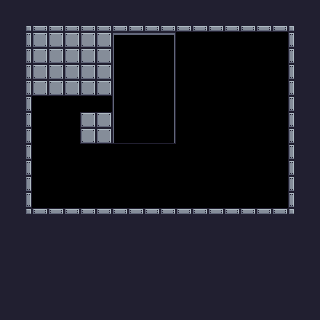

The image is a tile-based game level rendered from a .tmx file. Its description and complete source (layers, tilesets, objects, tile grids) follow:
An orthogonal 20x20 tile map with 16x16 px tiles, 1 tile layer (Tile Layer 1) and 7 objects (4x Attachable, Controllable, Victory, Pushable).

<map version="1.9" tiledversion="1.9.0" orientation="orthogonal" renderorder="right-down" width="20" height="20" tilewidth="16" tileheight="16" infinite="0" nextlayerid="4" nextobjectid="24">
 <tileset firstgid="1" source="../tilesets/default_tileset.tsx" />
 <layer id="1" name="Tile Layer 1" width="20" height="20">
  <data encoding="csv">
18,18,18,18,18,18,18,18,18,18,18,18,18,18,18,18,18,18,18,18,
18,4,34,34,34,34,34,34,34,34,34,34,34,34,34,34,34,34,5,18,
18,19,7,7,7,7,7,22,23,23,24,0,0,0,0,0,0,0,17,18,
18,19,7,7,7,7,7,38,39,39,40,0,0,0,0,0,0,0,17,18,
18,19,7,7,7,7,7,38,39,39,40,0,0,0,0,0,0,0,17,18,
18,19,7,7,7,7,7,38,39,39,40,0,0,0,0,0,0,0,17,18,
18,19,0,0,0,0,0,38,39,39,40,0,0,0,0,0,0,0,17,18,
18,19,0,0,0,7,7,38,39,39,40,0,0,0,0,0,0,0,17,18,
18,19,0,0,0,7,7,54,55,55,56,0,0,0,0,0,0,0,17,18,
18,19,0,0,0,0,0,0,0,0,0,0,0,0,0,0,0,0,17,18,
18,19,0,0,0,0,0,0,0,0,0,0,0,0,0,0,0,0,17,18,
18,19,0,0,0,0,0,0,0,0,0,0,0,0,0,0,0,0,17,18,
18,19,0,0,0,0,0,0,0,0,0,0,0,0,0,0,0,0,17,18,
18,20,2,2,2,2,2,2,2,2,2,2,2,2,2,2,2,2,21,18,
18,18,18,18,18,18,18,18,18,18,18,18,18,18,18,18,18,18,18,18,
18,18,18,18,18,18,18,18,18,18,18,18,18,18,18,18,18,18,18,18,
18,18,18,18,18,18,18,18,18,18,18,18,18,18,18,18,18,18,18,18,
18,18,18,18,18,18,18,18,18,18,18,18,18,18,18,18,18,18,18,18,
18,18,18,18,18,18,18,18,18,18,18,18,18,18,18,18,18,18,18,18,
18,18,18,18,18,18,18,18,18,18,18,18,18,18,18,18,18,18,18,18
</data>
 </layer>
 <objectgroup id="2" name="Object Layer 1" opacity="0.5">
  <object id="4" name="Controllable" gid="256" x="224" y="64" width="16" height="16">
   <properties>
    <property name="sprite" value="player" />
    <property name="type" value="controllable" />
   </properties>
  </object>
  <object id="10" name="Attachable" gid="255" x="208" y="128" width="16" height="16">
   <properties>
    <property name="sprite" value="attachable" />
    <property name="type" value="attachable" />
   </properties>
  </object>
  <object id="17" name="Victory" gid="253" x="80" y="112" width="16" height="16">
   <properties>
    <property name="sprite" value="cake" />
    <property name="type" value="victory" />
   </properties>
  </object>
  <object id="19" name="Attachable" gid="255" x="176" y="144" width="16" height="16">
   <properties>
    <property name="sprite" value="attachable" />
    <property name="type" value="attachable" />
   </properties>
  </object>
  <object id="20" name="Attachable" gid="255" x="240" y="112" width="16" height="16">
   <properties>
    <property name="sprite" value="attachable" />
    <property name="type" value="attachable" />
   </properties>
  </object>
  <object id="21" name="Attachable" gid="255" x="272" y="96" width="16" height="16">
   <properties>
    <property name="sprite" value="attachable" />
    <property name="type" value="attachable" />
   </properties>
  </object>
  <object id="22" name="Pushable" gid="254" x="96" y="112" width="16" height="16">
   <properties>
    <property name="sprite" value="crate" />
    <property name="type" value="pushable" />
   </properties>
  </object>
 </objectgroup>
</map>
